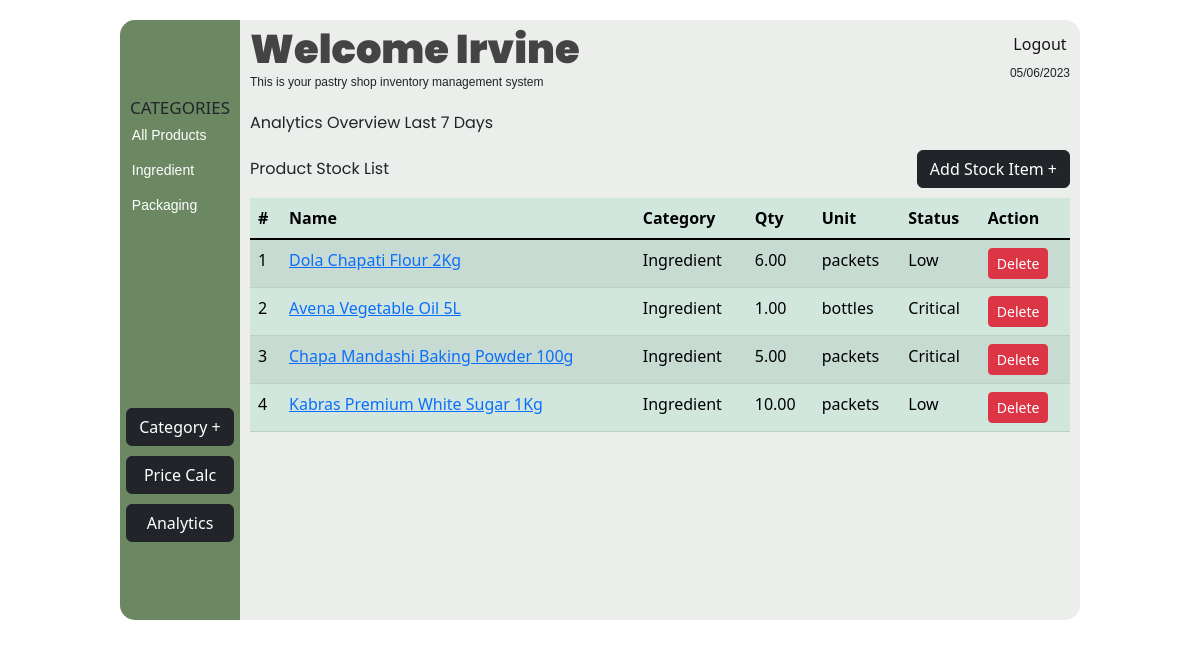
Before: /inventory (signed in) with the older database file.
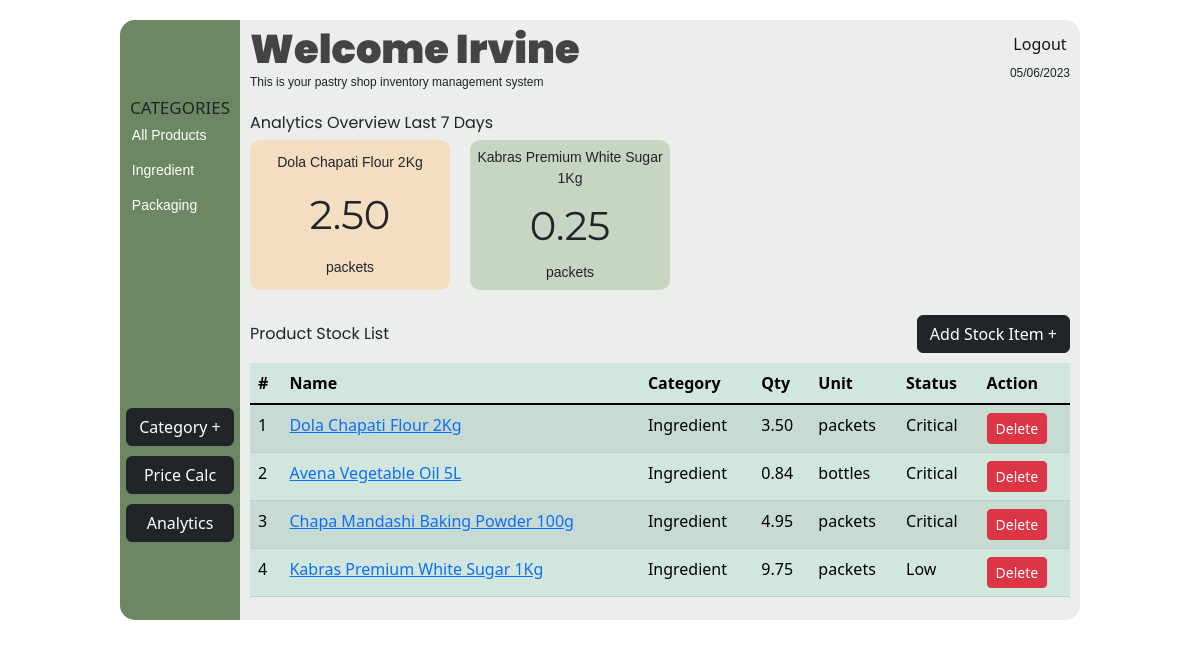
After: the same page with the newer database file.
### app.py (models this page shows, shortened)
class Category(db.Model):
    id = db.Column(db.Integer, primary_key=True)
    name = db.Column(db.String(50), nullable=False, unique=False)
    user_id = db.Column(db.Integer, db.ForeignKey('user.id'))
    user = db.relationship('User')

class User(UserMixin, db.Model):
    id = db.Column(db.Integer, primary_key=True)
    username = db.Column(db.String(50), unique=True, nullable=False)
    email = db.Column(db.String(120), unique=True, nullable=False)
    password_hash = db.Column(db.String(128), nullable=False)
    is_admin = db.Column(db.Boolean, default=False)

class Product(db.Model):
    id = db.Column(db.Integer, primary_key=True)
    name = db.Column(db.String(100), nullable=False)
    description = db.Column(db.Text, nullable=False)
    price = db.Column(db.Numeric(precision=8, scale=2), nullable=False)  # Updated to use Numeric with precision and scale
    quantity = db.Column(db.Numeric(precision=8, scale=2), default=0.0)  # Updated to use Numeric with precision and scale
    image_id = db.Column(db.Integer, db.ForeignKey('image.id'), nullable=False)
    category_id = db.Column(db.Integer, db.ForeignKey('category.id'), nullable=False)
    user_id = db.Column(db.Integer, db.ForeignKey('user.id'), nullable=False)
    unit_of_measurement_id = db.Column(db.Integer, db.ForeignKey('unit_of_measurement.id'), nullable=False)
    unit_of_measurement = db.relationship('UnitOfMeasurement')

class UnitOfMeasurement(db.Model):
    id = db.Column(db.Integer, primary_key=True)
    name = db.Column(db.String(20), unique=True, nullable=False)

### app.py (the view)
@app.route('/inventory')
@login_required
def inventory():
    user_id = current_user.id
    units = UnitOfMeasurement.query.all()
    categories = Category.query.filter_by(user_id=user_id).all()
    products = Product.query.filter_by(user_id=user_id).all()
    start_date, end_date = get_past_week_dates()
    top_ingredient_ids = db.session.query(BakedProductIngredient.product_id, func.sum(BakedProductIngredient.quantity).label('total_quantity')) \
    .join(BakedProduct) \
    .filter(BakedProduct.date_baked.between(start_date, end_date)) \
    .group_by(BakedProductIngredient.product_id) \
    .order_by(func.sum(BakedProductIngredient.quantity).desc()) \
    .limit(6) \
    .subquery()
    top_ingredients = db.session.query(Product.name, top_ingredient_ids.c.total_quantity, UnitOfMeasurement.name) \
    .join(top_ingredient_ids, Product.id == top_ingredient_ids.c.product_id) \
    .join(UnitOfMeasurement, Product.unit_of_measurement_id == UnitOfMeasurement.id) \
    .filter(Product.user_id == user_id) \
    .all()
    top_ingredients_with_index = [(index + 1, ingredient) for index, ingredient in enumerate(top_ingredients)]
    app.jinja_env.globals['get_category_name'] = get_category_name
    return render_template('inventory.html', top_ingredients_with_index=top_ingredients_with_index, categories=categories, units=units,
                           username=current_user.username, current_date=datetime.datetime.now().strftime("%d/%m/%Y"),
                           get_unit_of_measurement_name=get_unit_of_measurement_name,
                           get_product_status=get_product_status,
                           get_category_name=get_category_name, products=products)

### app.py (called while the page is built)
@login_manager.user_loader
def load_user(user_id):
    return User.query.get(int(user_id))

def get_category_name(category_id):
        with app.app_context():
            user_id = current_user.id
            categories = Category.query.filter_by(user_id=user_id).all()
            category = next((cat for cat in categories if cat.id == category_id), None)
            return category.name if category else ""

def get_product_status(quantity):
    if quantity <= 0:
        return 'Out of Stock'
    elif quantity <= 5 and quantity > 0:
        return 'Critical'
    elif quantity <= 10 and quantity > 5:
        return 'Low'
    else:
        return 'In Stock'

def get_unit_of_measurement_name(unit_of_measurement_id):
    with app.app_context():
        unit_of_measurement = UnitOfMeasurement.query.get(unit_of_measurement_id)
        if unit_of_measurement:
            return unit_of_measurement.name
        return ''

def get_past_week_dates():
    end_date = datetime.datetime.now()
    start_date = end_date - datetime.timedelta(days=7)
    return start_date, end_date

### templates/inventory.html (shortened to what this page needs)
<!DOCTYPE html>
<html lang="en">
<head>
    <link rel="stylesheet" href="/static/styles/inventory.css">
    <link href="https://cdn.jsdelivr.net/npm/bootstrap@5.3.0-alpha3/dist/css/bootstrap.min.css" rel="stylesheet">
</head>
<body>
    <div id="container">
        <aside class="aside">
            <h5>CATEGORIES</h5>
            <ul id="categoryList">
              <li class="categories" id="-1">All Products</li>
                {% for category in categories %}
                  <li class="categories" id="{{ category.id }}">{{ category.name }}</li>
                {% endfor %}
              </ul>
            <div class="add-category">
                <input id="add-category" type="button" value="Category +" data-bs-toggle="offcanvas" data-bs-target="#offcanvasWithBothOptions" aria-controls="offcanvasWithBothOptions" class="btn btn-dark">
            </div>
            <a href="{{ url_for('bake') }}" class="btn btn-dark" id="calc-price" style="color: white;">Price Calc</a>
            <a href="{{ url_for('bake') }}" class="btn btn-dark" id="detailedAnalytics" style="color: white;">Analytics</a>
        </aside>
        <main class="main">
            <header class="header">
                <div class="text">
                  <h1>Welcome {{ username }}</h1>
                  <p>This is your pastry shop inventory management system</p>
                </div>
                <div>
                    <div class="logout">
                        <a href="{{ url_for('logout') }}">Logout</a>
                    </div>
                    <div class="date">
                    {{ current_date }}
                    </div>
                </div>
              </header>
              <section id="overview">
                <div class="view_title">Analytics Overview Last 7 Days</div>
                <div class="overviews">
                  {% for index, ingredient in top_ingredients_with_index %}
                    <div class="item-{{ index }} overview">
                      <div>{{ ingredient[0] }}</div>
                      <div>{{ ingredient[1] }}</div>
                      <div>{{ ingredient[2] }}</div>
                    </div>
                  {% endfor %}
                </div>
            </section>
                <div class="stock">
                    <div class="stock-title">Product Stock List</div>
                    <div class="add-products btn btn-dark " data-bs-toggle="offcanvas" data-bs-target="#offcanvasWithBothOptionss" aria-controls="offcanvasWithBothOptions">Add Stock Item +</div>
                </div>
            <section id="stock-list">
                <table class="table table-success table-hover table-striped" id="product-table">
                    <thead class="sticky-top">
                      <tr>
                        <th scope="col">#</th>
                        <th scope="col">Name</th>
                        <th scope="col">Category</th>
                        <th scope="col">Qty</th>
                        <th scope="col">Unit</th>
                        <th scope="col">Status</th>
                        <th scope="col">Action</th>
                      </tr>
                    </thead>
                    <tbody class="table-group-divider" id="product-table-body">
                      {% for product in products %}
                      <tr scope="row">
                        <td>{{ loop.index }}</td>
                        <td><a href="{{ url_for('product_details', id=product.id) }}">{{ product.name }}</a></td>
                        <td>{{ get_category_name(product.category_id) }}</td>
                        <td>{{ product.quantity }}</td>
                        <td>{{ get_unit_of_measurement_name(product.unit_of_measurement_id) }}</td>
                        <td>{{ get_product_status(product.quantity) }}</td>
                        <td><a href="{{ url_for('delete_product', id=product.id) }}" class="btn btn-danger btn-sm delete-product">Delete</a></td>
                      </tr>
                      {% endfor %}
                    </tbody>
                  </table>
            </section>
        </main>
    </div>
</body>
</html>

### static/styles/inventory.css (style rules this page uses)
body { margin: 0; padding: 0; box-sizing: border-box; display: flex; flex-direction: column; justify-content: center; align-items: center; font-family: 'Poppins', sans-serif; font-weight: lighter; }
#container { width: 80vw; min-height: 600px; display: flex; justify-content: space-between; margin: 20px 0; background-color: #ebeeeb; border-radius: 15px; }
.aside { border-top-left-radius: 15px; border-bottom-left-radius: 15px; width: 120px; max-height: 600px; display: flex; flex-direction: column; justify-content: center; background-color: #6B8863; padding: 10px 0; }
#calc-price, #detailedAnalytics, #addpastry { margin: 10px auto 0 auto; width: 90%; }
.aside h5 { margin: 0; padding-left: 10px; font-size: 17px; }
.aside ul { width: 97%; margin: 0 auto 0 auto; padding: 0; height: 50%; display: flex; flex-direction: column; justify-content: flex-start; }
.aside ul li { color: #ffffff; list-style-type: none; margin: 5px 0; margin-left: 10px; height: 25px; border-radius: 35px; font-size: 14px; display: flex; align-items: center; cursor: pointer; font-family: Verdana, Geneva, Tahoma, sans-serif; }
.add-category { width: 100%; display: flex; flex-direction: column; justify-content: center; align-items: center; }
.main { width: calc(100% - 140px); display: flex; flex-direction: column; margin: 0 auto; }
.header { display: flex; justify-content: space-between; align-items: center; }
.text h1 { margin: 0; padding: 5px 0 0 0; font-family: 'Poppins', sans-serif; color: #444444; font-weight:900; }
.text p, .date { margin: 0; padding: 0; font-size: 12px; font-family: Verdana, Geneva, Tahoma, sans-serif; }
#overview { margin-top: 20px; width: 100%; height: fit-content; display: flex; flex-direction: column; }
.overview div:nth-child(1) { font-family: Verdana, Geneva, Tahoma, sans-serif; font-size: 14px; }
.overview div:nth-child(2) { font-family: 'Montserrat', sans-serif; font-size: 40px; }
.overview div:nth-child(3) { font-family: Verdana, Geneva, Tahoma, sans-serif; font-size: 14px; }
.view_title { font-family: 'Poppins', sans-serif; }
.overviews { margin-top: 5px; display: flex; flex-wrap: wrap; }
.overview { height: 150px; width: 200px; display: flex; flex-direction: column; justify-content: space-evenly; align-items: center; margin: 0 20px 0 0; border-radius: 10px; scroll-snap-align: start; text-align: center; }
.item-2 { background-color: rgba(161,192,154,.5); }
.item-1 { background-color: rgba(254,208,151,.5); }
#stock-list { margin-top: 10px; display: flex; flex-direction: column; overflow: auto; }
.stock { display: flex; justify-content: space-between; margin-top: 10px; align-items: center; }
.stock-title { font-family: 'Poppins', sans-serif; }
.add-products { cursor: pointer; padding: 10px; background-color: #747476; border-radius: 35px; }
.logout { text-align: center; margin-bottom: 5px; padding: 3px; cursor: pointer; }
.logout a { text-decoration: none; color: #161616; width: 100%; height: 100%; }

### templates/inventory.html (style rules this page uses)
@media (min-width: 768px) { .overviews { justify-content: center; } }
@media (min-width: 768px) { .overview { margin-bottom: 15px; } }
@media (min-width: 992px) { .overviews { justify-content: flex-start; } }
@media (min-width: 992px) { .overview { margin-bottom: 15px; } }

Changed rows visible on the page:
changed Product "Dola Chapati Flour 2Kg": quantity "6.00" → "3.50"; quantity "Low" → "Critical"
changed Product "Avena Vegetable Oil 5L": quantity "1.00" → "0.84"
changed Product "Chapa Mandashi Baking Powder 100g": quantity "5.00" → "4.95"
changed Product "Kabras Premium White Sugar 1Kg": quantity "10.00" → "9.75"
Other visible differences:
new list line: "Dola Chapati Flour 2Kg 2.50 packets"
new list line: "Kabras Premium White Sugar 1Kg 0.25 packets"
